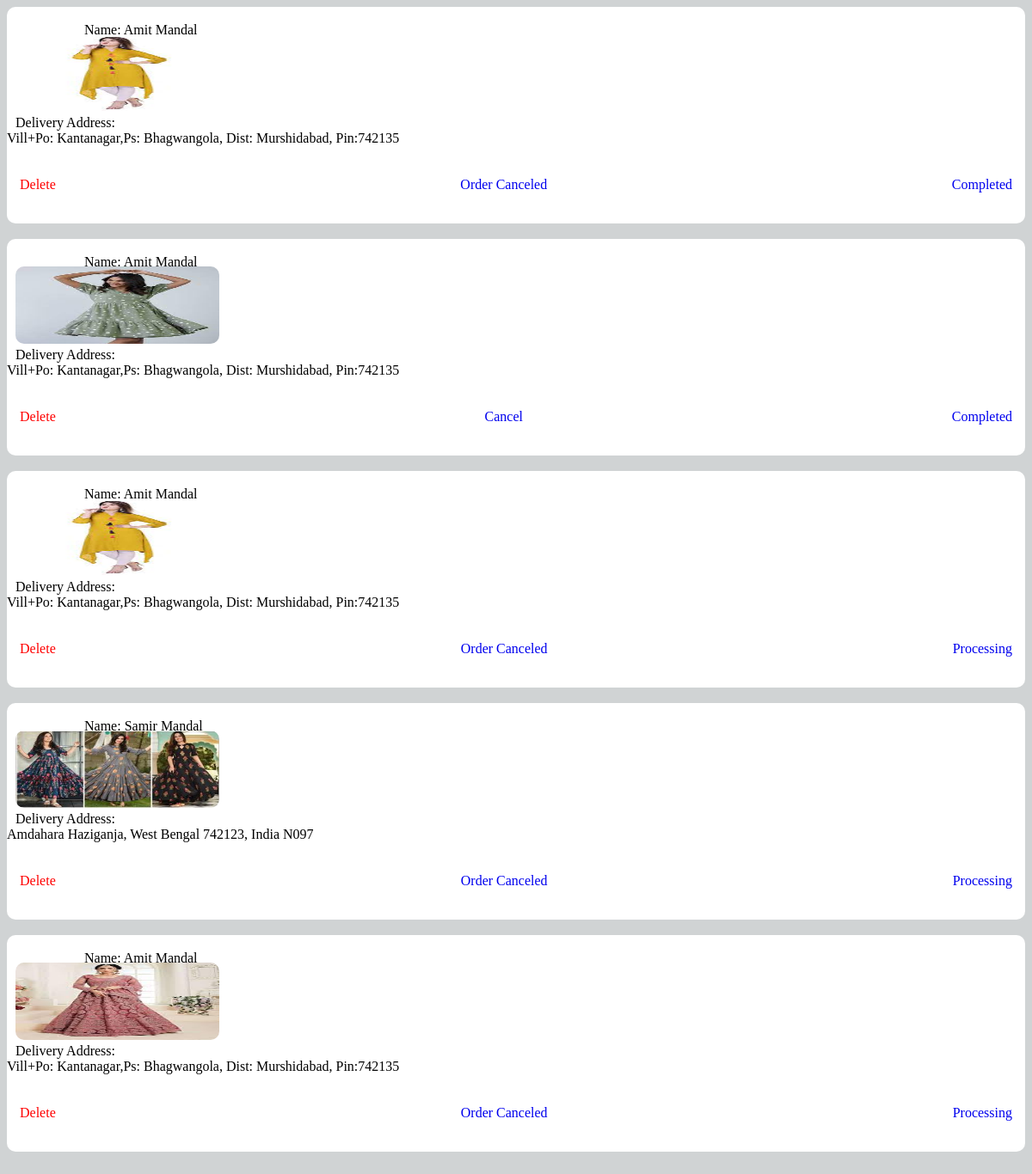
Page /admin/complete.php?id=230 on the committed database.
### tables this page shows
CREATE TABLE `buy` (
  `id` int(100) NOT NULL,
  `uname` varchar(50) NOT NULL,
  `uphone` varchar(50) NOT NULL,
  `uemail` varchar(50) NOT NULL,
  `uaddress` varchar(100) NOT NULL,
  `pname` varchar(50) NOT NULL,
  `pprice` varchar(50) NOT NULL,
  `pimage` varchar(100) NOT NULL,
  `uimage` varchar(100) NOT NULL,
  `orderid` varchar(50) NOT NULL,
  `od` varchar(30) NOT NULL,
  `status` varchar(30) NOT NULL,
  `size` varchar(20) NOT NULL,
  `cancel` varchar(30) NOT NULL
);

### admin/orderstatus.php (the view, shortened to what this page needs)
<?php
    include('conn4.php');
    ?>
    <?php
        $select_buy="SELECT * from buy";
        $query2=mysqli_query($conn,$select_buy);
        while($fetch=mysqli_fetch_array($query2)){
            $name=$fetch['uname'];
            $phone=$fetch['uphone'];
            $address=$fetch['uaddress'];
            $orderid=$fetch['orderid'];
            $date=$fetch['od'];
            $status=$fetch['status'];
            $cancle=$fetch['cancel'];
            $pprice=$fetch['pprice'];
            $pimage=$fetch['pimage'];
            $id=$fetch['id'];
            ?>
            <div>
                <div class="style1">
                    <br/>
                    <span class="r1">Name: <?php echo $name ?></span><br>
                    <span class="r1">Phone No: <?php echo $phone ?></span><br>
                    <span class="r1">Order Id: <?php echo $orderid ?></span><br>
                    <span class="r1">Order Date: <?php echo $date ?></span><br>
                    <span class="r1 r3">Product Price: <?php echo $pprice ." /-" ?></span><br>
                    <span><img src="<?php echo "/admin/product_image/". $pimage ?>" alt="not available"></span>
                    <div class="address">
                    <span>Delivery Address:</span><br/>  <?php echo $address ?>
                    </div><br/>
                    <br/>
                    <label>
                        <a href="delete-order.php?id=<?php echo $id?>" class="blue">Delete</a>
                        <a href="#"><?php echo "$cancle" ?></a>
                        <a href="complete.php?id=<?php echo "$id" ?>"><?php echo "$status" ?></a>
                    </label>
                    <br/><br/>
                </div>
        </div><br>
    <?php
        }
?>
<!DOCTYPE html>
<head>
</head>
<body>
</body>
</html>

### admin/orderstatus.php (style rules this page uses)
body { background-color: #D0D3D4; }
.style1 { border-radius: 10px; background-color: white; }
a { text-decoration: none; }
span { margin-left: 10px; }
img { width: 20%; height: 90px; border-radius: 10px; margin-top: -85px; }
.r1 { margin-left: 90px; }
.r3 { color: red; }
label { color: #1BFF00; margin-left: 15px; margin-right: 15px; overflow: auto; display: flex; justify-content: space-between; }
.blue { color: red; }

### rows in the picture
buy: uname "Amit Mandal", pimage (picture), uaddress "Vill+Po: Kantanagar,Ps: Bhagwangola, Dist: Murshidabad, Pin:742135", cancel "Order Canceled", status "Completed"
buy: uname "Amit Mandal", pimage (picture), uaddress "Vill+Po: Kantanagar,Ps: Bhagwangola, Dist: Murshidabad, Pin:742135", cancel "Cancel", status "Completed"
buy: uname "Amit Mandal", pimage (picture), uaddress "Vill+Po: Kantanagar,Ps: Bhagwangola, Dist: Murshidabad, Pin:742135", cancel "Order Canceled", status "Processing"
buy: uname "Samir Mandal", pimage (picture), uaddress "Amdahara Haziganja, West Bengal 742123, India N097", cancel "Order Canceled", status "Processing"
buy: uname "Amit Mandal", pimage (picture), uaddress "Vill+Po: Kantanagar,Ps: Bhagwangola, Dist: Murshidabad, Pin:742135", cancel "Order Canceled", status "Processing"
